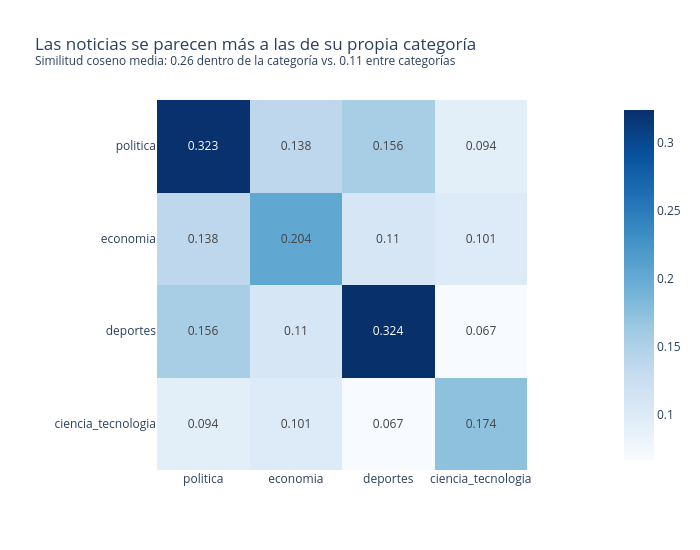

Here is the notebook cell this chart was saved with:
### Markdown cell above
## ¿Los embeddings separan las categorías?

Como validación, se compara la similitud media **dentro** de cada categoría frente a la similitud **entre** categorías distintas.

### Code cell
cats = ["politica", "economia", "deportes", "ciencia_tecnologia"]
S = emb @ emb.T
mat = pd.DataFrame(index=cats, columns=cats, dtype=float)
for a in cats:
    for b in cats:
        ia, ib = np.where(df["etiqueta"] == a)[0], np.where(df["etiqueta"] == b)[0]
        bloque = S[np.ix_(ia, ib)]
        mat.loc[a, b] = bloque[~np.eye(len(ia), dtype=bool)].mean() if a == b else bloque.mean()

dentro = np.diag(mat.values).mean()
fuera = mat.values[~np.eye(4, dtype=bool)].mean()
fig = px.imshow(mat.round(3), text_auto=True, color_continuous_scale="Blues",
                title=(f"Las noticias se parecen más a las de su propia categoría<br>"
                       f"<sup>Similitud coseno media: {dentro:.2f} dentro de la categoría vs. {fuera:.2f} entre categorías</sup>"))
fig.update_layout(width=700, height=550, xaxis_title="", yaxis_title="")
fig.show()

### Figure 1 — Plotly figure (JSON) as saved in the notebook; plotly's stock layout.template omitted (floating-point values rounded to 4 significant figures)
{"data": [{"coloraxis": "coloraxis", "hovertemplate": "x: %{x}<br>y: %{y}<br>color: %{z}<extra></extra>", "name": "0", "texttemplate": "%{z}", "type": "heatmap", "x": ["politica", "economia", "deportes", "ciencia_tecnologia"], "xaxis": "x", "y": ["politica", "economia", "deportes", "ciencia_tecnologia"], "yaxis": "y", "z": [[0.323, 0.138, 0.156, 0.094], [0.138, 0.204, 0.11, 0.101], [0.156, 0.11, 0.324, 0.067], [0.094, 0.101, 0.067, 0.174]]}], "layout": {"coloraxis": {"autocolorscale": false, "colorscale": [[0.0, "rgb(247,251,255)"], [0.125, "rgb(222,235,247)"], [0.25, "rgb(198,219,239)"], [0.375, "rgb(158,202,225)"], [0.5, "rgb(107,174,214)"], [0.625, "rgb(66,146,198)"], [0.75, "rgb(33,113,181)"], [0.875, "rgb(8,81,156)"], [1.0, "rgb(8,48,107)"]]}, "height": 550, "title": {"text": "Las noticias se parecen más a las de su propia categoría<br><sup>Similitud coseno media: 0.26 dentro de la categoría vs. 0.11 entre categorías</sup>"}, "width": 700, "xaxis": {"anchor": "y", "constrain": "domain", "domain": [0.0, 1.0], "scaleanchor": "y", "title": {"text": ""}}, "yaxis": {"anchor": "x", "autorange": "reversed", "constrain": "domain", "domain": [0.0, 1.0], "title": {"text": ""}}}}
